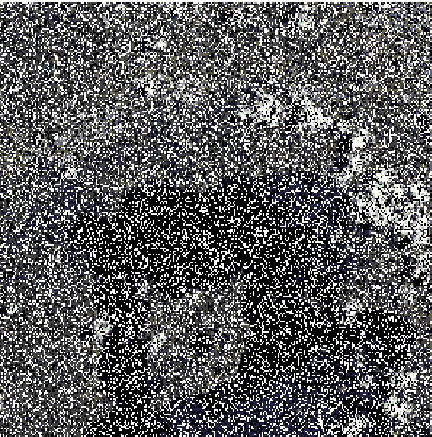
#> input picture DataSets/MergedALgos/2.png, 432 x 437 px
$ python Metrics.py
#> lines starting #> are read from the running program, lines starting #| are printed output that depends on the picture; long printed decimals are rounded; pictures that were not available may be replaced by others from this repository, and a replacement may not be noted
import cv2
import numpy as np

# Load the input and output images
input_image = cv2.imread('2.png')
#> input_image is the input picture: shape (437, 432, 3); mean B, G, R 93.6, 92, 91.9
output_image = cv2.imread('New.png')
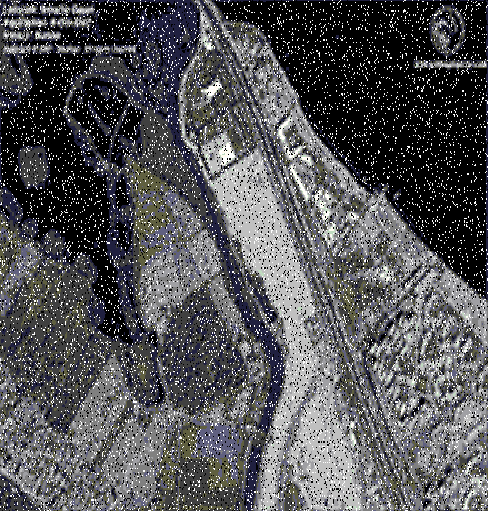
#> input picture DataSets/MergedALgos/1.png, 488 x 511 px, given in place of New.png, which was not available
#> output_image is the input picture: shape (511, 488, 3); mean B, G, R 86.5, 83.8, 83.7
#57 88 30

# Ensure both images have the same dimensions
output_image = cv2.resize(output_image, (input_image.shape[1], input_image.shape[0]))
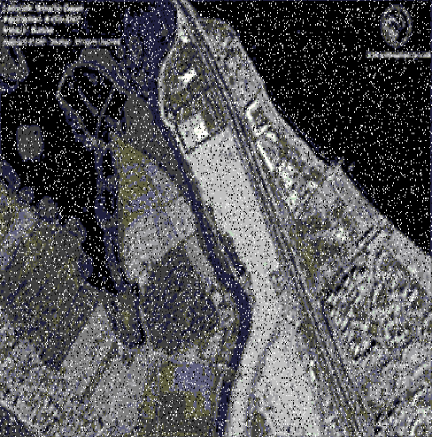
#> output_image: shape (437, 432, 3); mean B, G, R 86.5, 83.8, 83.7

# Convert images to grayscale for MSE and MAE calculations
input_gray = cv2.cvtColor(input_image, cv2.COLOR_BGR2GRAY)
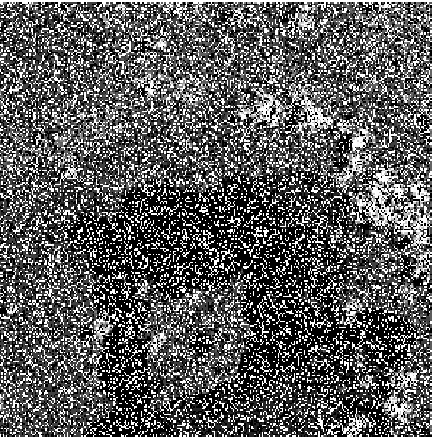
#> input_gray: shape (437, 432); min 0, max 255, mean 92.2
output_gray = cv2.cvtColor(output_image, cv2.COLOR_BGR2GRAY)
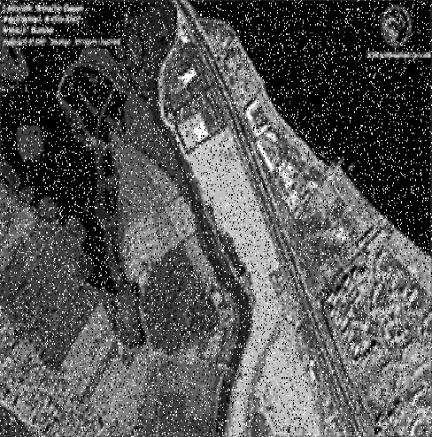
#> output_gray: shape (437, 432); min 0, max 255, mean 84

# Calculate Mean Squared Error (MSE)
mse = np.mean((input_gray - output_gray) ** 2)
#> mse = 69.97

# Calculate Mean Absolute Error (MAE)
mae = np.mean(np.abs(input_gray - output_gray))
#> mae = 134.9

# Calculate Peak Signal-to-Noise Ratio (PSNR)
max_pixel_value = 255
psnr = 20 * np.log10(max_pixel_value / np.sqrt(mse))
#> psnr = 29.68

print("Mean Squared Error (MSE):", mse)
#| Mean Squared Error (MSE): 69.966
print("Mean Absolute Error (MAE):", mae)
#| Mean Absolute Error (MAE): 134.909
print("Peak Signal-to-Noise Ratio (PSNR):", psnr)
#| Peak Signal-to-Noise Ratio (PSNR): 29.682
